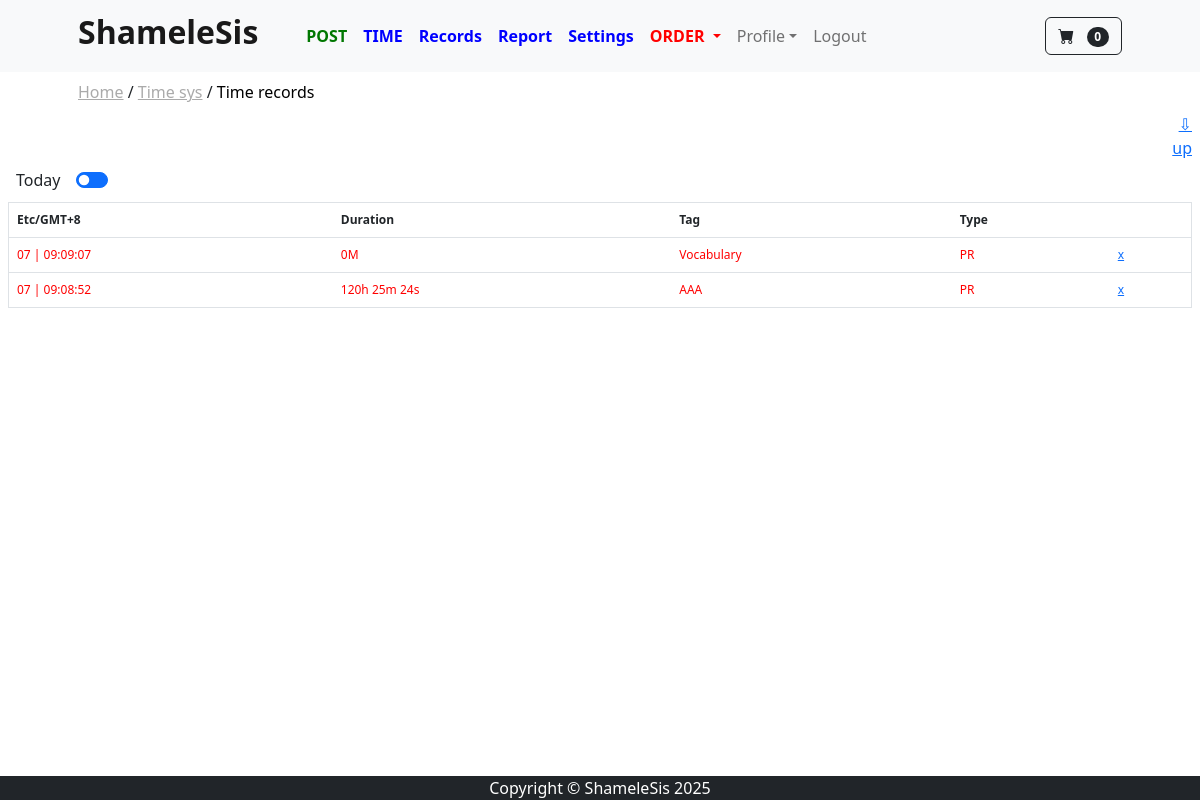
The app's page /time_sys/time_records/ (signed in), older data.
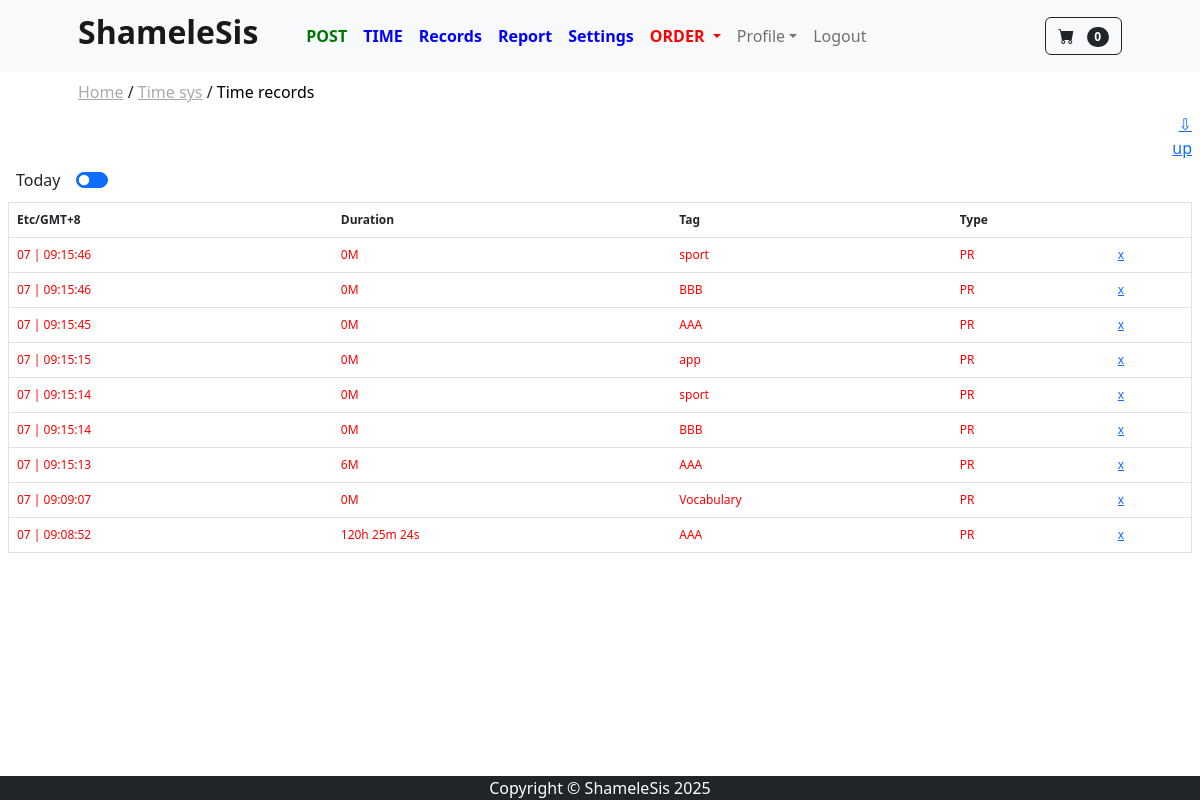
The same page, newer data.
### time_sys/models.py (models this page shows, shortened)
class TimeRecord(models.Model):
    user = models.ForeignKey(User, on_delete=models.CASCADE)
    end = models.DateTimeField()
    duration = models.IntegerField()
    tag = models.CharField(max_length=255)
    type = models.CharField(max_length=255)
    @property
    def formatted_duration(self):
        seconds = self.duration
        minutes = self.duration // 60
        seconds = seconds % 60
        if minutes < 60:
            return f"{minutes}M"
        hours = minutes // 60
        minutes = minutes % 60
        return f"{hours}h {minutes}m {seconds}s"

### time_sys/views.py (the view)
# urls.py: path('time_records/', views.time_records, name='time_records'),
@login_required
def time_records(request):
    user_id = request.user.id
    user_instance = User.objects.get(id=user_id)
    start_of_day = timezone.now().replace(hour=0, minute=0, second=0, microsecond=0)
    records = TimeRecord.objects.filter(user=user_instance).order_by('-id')
    records_today = TimeRecord.objects.filter(user=user_instance, end__gte=start_of_day).order_by('-id')
    form = RecordDel(request.POST or None)
    if request.method == 'POST' and form.is_valid():
        record_del = TimeRecord.objects.filter(id=form.cleaned_data['del_id'], user=user_instance).first()
        if record_del.user == request.user:
            record_del.delete()
        else:
            messages.success(request, "Not ur data")
    context = {
        'records': records,
        'records_today': records_today,
        'timezone': timezone_display(request.user.profile),
    }
    return render(request, 'time/time_records.html', context)

### cart/cart.py (called while the page is built)
    def __len__(self):
        return len(self.cart)

### cart/context_processors.py (called while the page is built)
def cart(request):
    return {'cart': Cart(request)}

### store/context_processors.py (called while the page is built)
def base_breadcrumbs(request):
    path = request.path
    parts = path.strip('/').split('/')
    breadcrumbs = []
    url = ''
    for part in parts:
        url += f'/{part}'
        breadcrumbs.append({'name': part.replace('_', ' ').capitalize(), 'url': url})
    return {'breadcrumbs': breadcrumbs}

### store/templatetags/breadcrumbs.py (called while the page is built)
@register.inclusion_tag('breadcrumbs.html')
def show_breadcrumbs(breadcrumbs):
    return {'breadcrumbs': breadcrumbs}

### time_sys/utils.py (called while the page is built)
def timezone_display(user):
    if user.timezone[7]=="-":
        timezone_string = user.timezone.replace("-", "+")
    else:
        timezone_string = user.timezone.replace("+", "-")
    return timezone_string

### time_sys/templates/time/time_records.html (shortened to what this page needs)
{% extends 'base.html' %}
{% block content %}
{% load tz %}
<div class="col-12 text-end pe-2">
   <a href="{% url 'time_download' %}">⇩</a>
</div>
<div class="col-12 text-end pe-2">
   <a href="{% url 'time_upload' %}">up</a>
</div>
<form id="my_form" method="POST" class="form-register">
<div class="container-fluid px-2" style="font-size:12px">
   <div class="row py-2" style="font-size:16px">
      <div class="col-12 text-center">
         <div class="ms-2" style="float:left;">Today</div>
         <div class="col-6 form-check form-switch ms-3" style="float:left">
            <input class="form-check-input"
                   type="checkbox"
                   name="today_switch"
                   id="today_switch"
                   value="1"
                   style="transform: rotate(180deg);"
                   checked onclick="myFunction()"/>
         </div>
      </div>
   </div>
   <div class="row">
      <div class="col-12">
         <table class="table border border-1">
            <thead>
               <tr>
                  <th scope="col">{{ timezone }}</th>
                  <th scope="col">Duration</th>
                  <th scope="col">Tag</th>
                  <th scope="col">Type</th>
                  <th scope="col"></th>
               </tr>
            </thead>
            <tbody id="record-table-body">
               {% for record in records_today %}
               <tr{% if record.type == "PR" %} style="color: #F00"{% endif %}>
                  {% timezone request.user.profile.timezone %}
                  <td>{{ record.end|date:"d | H:i:s" }}</td>
                  {% endtimezone %}
                  <td>{{ record.formatted_duration }}</td>
                  <td>{{ record.tag }}</td>
                  <td>{{ record.type }}</td>
                  <td>
                     <a href="javascript:{}" onclick="
                           document.getElementById('ch{{ record.id }}').checked = true;
                           document.getElementById('my_form').submit();
                           ">x</a>
                  </td>
               </tr>
               {% endfor %}
            </tbody>
         </table>
      </div>
   </div>
</div>
</form>
{% endblock %}

Row changes from the older to the newer data that the page shows:
added TimeRecord: end|H "07 | 09:15:46", formatted_duration "0M", tag "sport", type "PR"
added TimeRecord: end|H "07 | 09:15:46", formatted_duration "0M", tag "BBB", type "PR"
added TimeRecord: end|H "07 | 09:15:45", formatted_duration "0M", tag "AAA", type "PR"
added TimeRecord: end|H "07 | 09:15:15", formatted_duration "0M", tag "app", type "PR"
added TimeRecord: end|H "07 | 09:15:14", formatted_duration "0M", tag "sport", type "PR"
added TimeRecord: end|H "07 | 09:15:14", formatted_duration "0M", tag "BBB", type "PR"
added TimeRecord: end|H "07 | 09:15:13", formatted_duration "6M", tag "AAA", type "PR"
